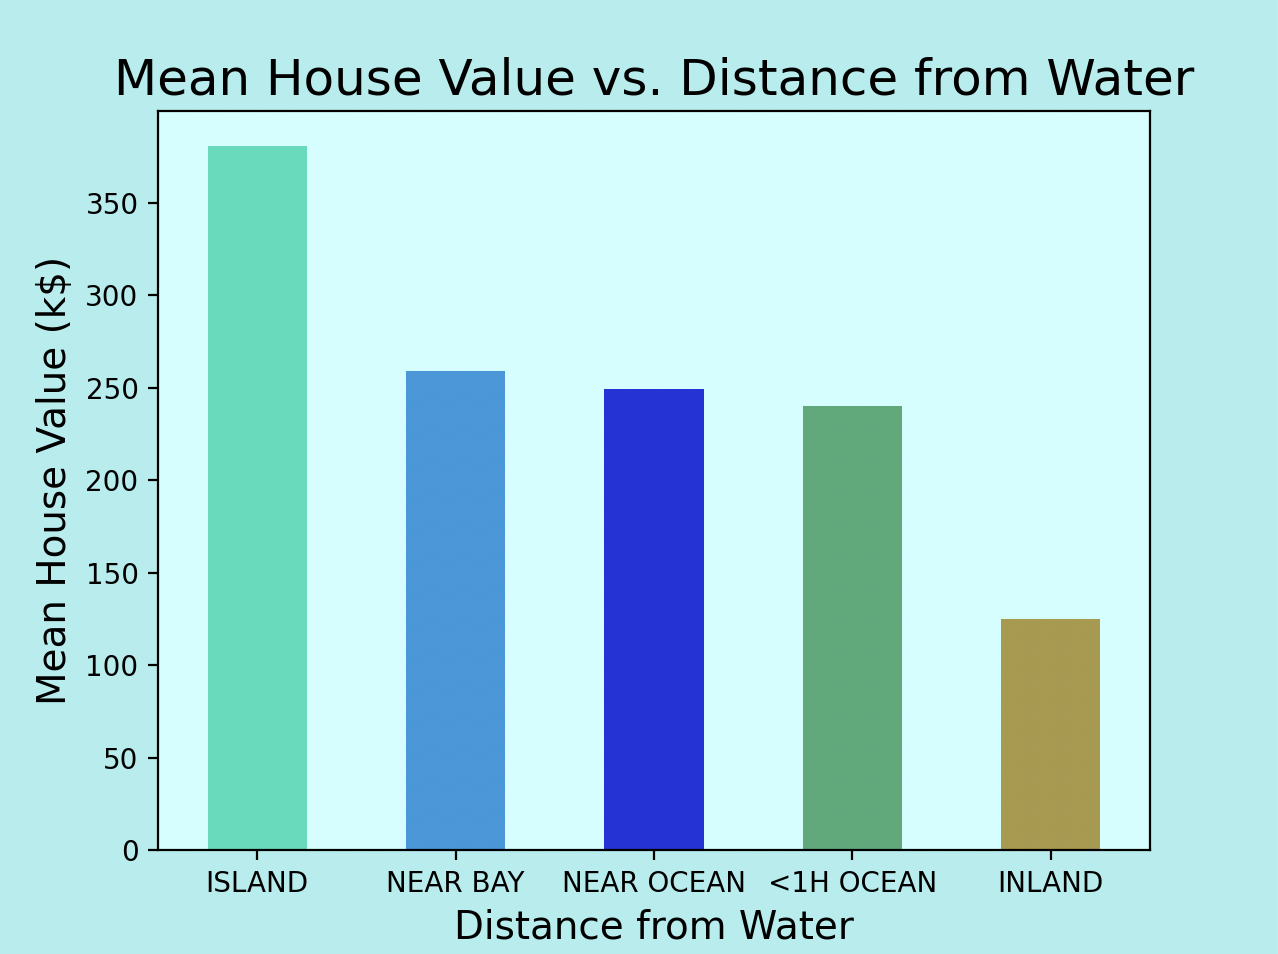

The script that drew this image:
"""
Author: Chase N. Hult
ISTA 131 Final Project
This makes a bar graph correlating housing value to proximity to the ocean
This file is for the final project of ISTA 131
"""

import matplotlib.pyplot as plt
import pandas as pd

ORDER = ['ISLAND', 'NEAR BAY', 'NEAR OCEAN', '<1H OCEAN', 'INLAND']


def get_data():
    """Return a Series of the means of each ocean proximity value"""
    df = pd.read_csv('housing.csv')
    data = df.groupby('ocean_proximity').mean()['median_house_value']
    data /= 1000
    return data.sort_index(key=lambda idx: idx.map(lambda x: ORDER.index(x)))


def make_figure(data):
    """Make a very pretty figure with the data from get_data"""
    fig = plt.figure(facecolor='#aaeeee')
    ax = fig.add_subplot(facecolor='#ccffff')
    data.plot.bar(
        ax=ax,
        color=['#22ddbb', '#2299dd', '#2233dd', '#44aa77', '#aa9944'],
        rot=0,
    )
    ax.set_title("Mean House Value vs. Distance from Water", fontsize=18)
    ax.set_xlabel("Distance from Water", fontsize=14)
    # We can call this the mean because we're working with
    #   the mean of a LOT of medians
    ax.set_ylabel("Mean House Value (k$)", fontsize=14)
    plt.show()


def main():
    data = get_data()
    make_figure(data)


if __name__ == "__main__":
    main()
